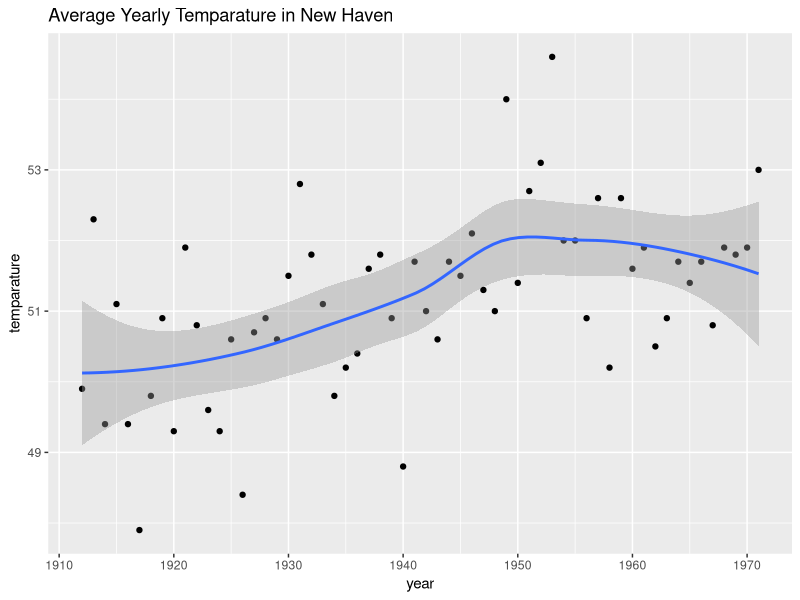

This chart was generated by the following R code:
library(dplyr)
library(ggplot2)
data("nhtemp")
data.frame(year = as.numeric(time(nhtemp)), temparature = as.numeric(nhtemp)) %>%
  ggplot(aes(year,temparature))+
  geom_point()+ geom_smooth() + ggtitle("Average Yearly Temparature in New Haven")


p <- 0.45
N <- 1000
X <- sample(c(0,1), size = N, replace = TRUE, prob = c(1-p, p))    # generate N observations
X_hat <- mean(X)    # calculate X_hat
SE_hat <- sqrt(X_hat*(1-X_hat)/N)    # calculate SE_hat, SE of the mean of N observations
c(X_hat - 2*SE_hat, X_hat + 2*SE_hat)    # build interval of 2*SE above and below mean



z <- qnorm(0.995)    # calculate z to solve for 99% confidence interval
pnorm(qnorm(0.995))    # demonstrating that qnorm gives the z value for a given probability
pnorm(qnorm(1-0.995))    # demonstrating symmetry of 1-qnorm
pnorm(z) - pnorm(-z)    # demonstrating that this z value gives correct probability for interval